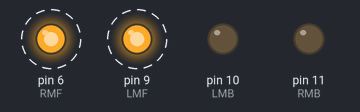
Bench run of a sketch on a simulated Arduino Uno, built with avr-gcc and run on an emulated ATmega328P. On the bench: output pins drawn as LEDs (lit = HIGH). Dashed ring = blinking.

Above: at 0.5 s.
Timing chart, 0 to 4.6 s (numbered marks = the images above):
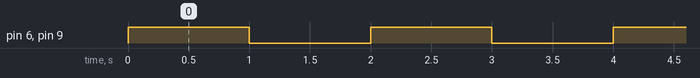

Measured:
- by itself, pin 6 (RMF), pin 9 (LMF): alternates HIGH for 1.0 s and LOW for 1.0 s

The sketch:

pont-h.ino
```cpp
#define RMF 6
#define RMB 11
#define LMF 9
#define LMB 10

#define base_speed 255


void breakmotors(){
   analogWrite(RMF, 0);
   analogWrite(RMB, 0);
   analogWrite(LMF, 0);
   analogWrite(LMB, 0);

}

void motorsforword() {
   analogWrite(RMF, base_speed);
   analogWrite(RMB, 0);
   analogWrite(LMF, base_speed);
   analogWrite(LMB, 0);

}

void setup() {
  // put your setup code here, to run once:
  pinMode(RMF,OUTPUT);
  pinMode(RMB,OUTPUT);
  pinMode(LMF,OUTPUT);
  pinMode(LMB,OUTPUT);

}

void loop() {

        motorsforword();
        delay(1000);
        breakmotors();
        delay(1000);

}
```
